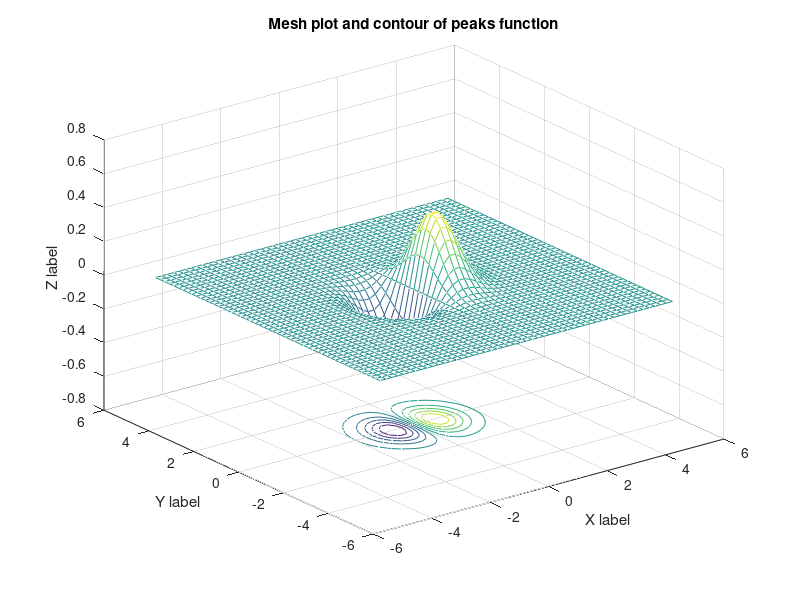

Write the MATLAB code that produced this figure.
% Plotting a 3-D mesh surface with the contour in 2-D

close all                  % close all graphics windows

[x,y] = meshgrid(-5:0.2:5, -5:0.2:5);

z = x .* exp(-x.^2 - y.^2);
% z = 0.5*x.^2 + 0.5*y.^2 - (1/3)*x.^3 - (1/3)*y.^3;


% surf(X,Y,Z)
% [x,y,z] = peaks(40);       % create the surface


meshc( x, y, z ),          % cousin of mesh plot!
   xlabel('X label'),
   ylabel('Y label'),
   zlabel('Z label'),
   grid on,
   title('Mesh plot and contour of peaks function'),
   hidden on                     % try hidden off!